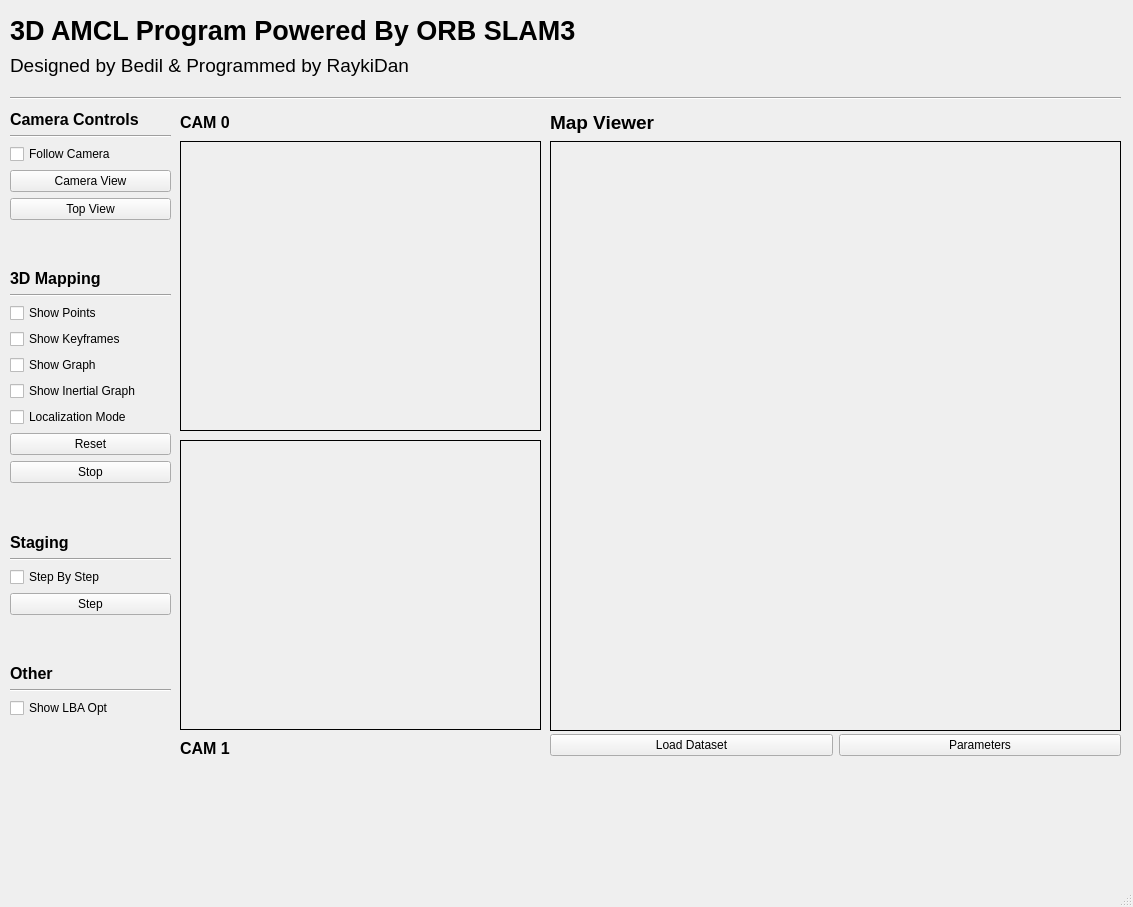
<?xml version="1.0" encoding="UTF-8"?>
<ui version="4.0">
 <class>MainWindow</class>
 <widget class="QMainWindow" name="MainWindow">
  <property name="geometry">
   <rect>
    <x>0</x>
    <y>0</y>
    <width>1133</width>
    <height>907</height>
   </rect>
  </property>
  <property name="windowTitle">
   <string>MainWindow</string>
  </property>
  <widget class="QWidget" name="centralwidget">
   <widget class="QWidget" name="horizontalLayoutWidget">
    <property name="geometry">
     <rect>
      <x>10</x>
      <y>10</y>
      <width>730</width>
      <height>41</height>
     </rect>
    </property>
    <layout class="QHBoxLayout" name="horizontalLayout">
     <item>
      <widget class="QLabel" name="title">
       <property name="text">
        <string>&lt;html&gt;&lt;head/&gt;&lt;body&gt;&lt;p&gt;&lt;span style=&quot; font-size:20pt; font-weight:600;&quot;&gt;3D AMCL Program Powered By ORB SLAM3&lt;/span&gt;&lt;/p&gt;&lt;/body&gt;&lt;/html&gt;</string>
       </property>
      </widget>
     </item>
    </layout>
   </widget>
   <widget class="Line" name="line">
    <property name="geometry">
     <rect>
      <x>10</x>
      <y>90</y>
      <width>1111</width>
      <height>16</height>
     </rect>
    </property>
    <property name="orientation">
     <enum>Qt::Horizontal</enum>
    </property>
   </widget>
   <widget class="QWidget" name="horizontalLayoutWidget_2">
    <property name="geometry">
     <rect>
      <x>10</x>
      <y>50</y>
      <width>731</width>
      <height>31</height>
     </rect>
    </property>
    <layout class="QHBoxLayout" name="horizontalLayout_2">
     <item>
      <widget class="QLabel" name="Credit">
       <property name="text">
        <string>&lt;html&gt;&lt;head/&gt;&lt;body&gt;&lt;p&gt;&lt;span style=&quot; font-size:14pt;&quot;&gt;Designed by Bedil &amp;amp; Programmed by RaykiDan&lt;/span&gt;&lt;/p&gt;&lt;/body&gt;&lt;/html&gt;</string>
       </property>
      </widget>
     </item>
    </layout>
   </widget>
   <widget class="QWidget" name="verticalLayoutWidget">
    <property name="geometry">
     <rect>
      <x>10</x>
      <y>110</y>
      <width>161</width>
      <height>651</height>
     </rect>
    </property>
    <layout class="QVBoxLayout" name="verticalLayout">
     <item>
      <widget class="QLabel" name="CamCons">
       <property name="text">
        <string>&lt;html&gt;&lt;head/&gt;&lt;body&gt;&lt;p&gt;&lt;span style=&quot; font-size:12pt; font-weight:600;&quot;&gt;Camera Controls&lt;/span&gt;&lt;/p&gt;&lt;/body&gt;&lt;/html&gt;</string>
       </property>
      </widget>
     </item>
     <item>
      <widget class="Line" name="line_2">
       <property name="orientation">
        <enum>Qt::Horizontal</enum>
       </property>
      </widget>
     </item>
     <item>
      <widget class="QCheckBox" name="FollowCam">
       <property name="text">
        <string>Follow Camera</string>
       </property>
      </widget>
     </item>
     <item>
      <widget class="QPushButton" name="CamView">
       <property name="text">
        <string>Camera View</string>
       </property>
      </widget>
     </item>
     <item>
      <widget class="QPushButton" name="TopView">
       <property name="text">
        <string>Top View</string>
       </property>
      </widget>
     </item>
     <item>
      <spacer name="verticalSpacer_2">
       <property name="orientation">
        <enum>Qt::Vertical</enum>
       </property>
       <property name="sizeHint" stdset="0">
        <size>
         <width>20</width>
         <height>5</height>
        </size>
       </property>
      </spacer>
     </item>
     <item>
      <widget class="QLabel" name="Mapping">
       <property name="text">
        <string>&lt;html&gt;&lt;head/&gt;&lt;body&gt;&lt;p&gt;&lt;span style=&quot; font-size:12pt; font-weight:600;&quot;&gt;3D Mapping&lt;/span&gt;&lt;/p&gt;&lt;/body&gt;&lt;/html&gt;</string>
       </property>
      </widget>
     </item>
     <item>
      <widget class="Line" name="line_3">
       <property name="orientation">
        <enum>Qt::Horizontal</enum>
       </property>
      </widget>
     </item>
     <item>
      <widget class="QCheckBox" name="ShowPoints">
       <property name="text">
        <string>Show Points</string>
       </property>
      </widget>
     </item>
     <item>
      <widget class="QCheckBox" name="ShowKey">
       <property name="text">
        <string>Show Keyframes</string>
       </property>
      </widget>
     </item>
     <item>
      <widget class="QCheckBox" name="ShowGraph">
       <property name="text">
        <string>Show Graph</string>
       </property>
      </widget>
     </item>
     <item>
      <widget class="QCheckBox" name="ShowInert">
       <property name="text">
        <string>Show Inertial Graph</string>
       </property>
      </widget>
     </item>
     <item>
      <widget class="QCheckBox" name="Local">
       <property name="text">
        <string>Localization Mode</string>
       </property>
      </widget>
     </item>
     <item>
      <widget class="QPushButton" name="Reset">
       <property name="text">
        <string>Reset</string>
       </property>
      </widget>
     </item>
     <item>
      <widget class="QPushButton" name="Stop">
       <property name="text">
        <string>Stop</string>
       </property>
      </widget>
     </item>
     <item>
      <spacer name="verticalSpacer_3">
       <property name="orientation">
        <enum>Qt::Vertical</enum>
       </property>
       <property name="sizeHint" stdset="0">
        <size>
         <width>20</width>
         <height>5</height>
        </size>
       </property>
      </spacer>
     </item>
     <item>
      <widget class="QLabel" name="Staging">
       <property name="text">
        <string>&lt;html&gt;&lt;head/&gt;&lt;body&gt;&lt;p&gt;&lt;span style=&quot; font-size:12pt; font-weight:600;&quot;&gt;Staging&lt;/span&gt;&lt;/p&gt;&lt;/body&gt;&lt;/html&gt;</string>
       </property>
      </widget>
     </item>
     <item>
      <widget class="Line" name="line_4">
       <property name="orientation">
        <enum>Qt::Horizontal</enum>
       </property>
      </widget>
     </item>
     <item>
      <widget class="QCheckBox" name="StepCheck">
       <property name="text">
        <string>Step By Step</string>
       </property>
      </widget>
     </item>
     <item>
      <widget class="QPushButton" name="StepButt">
       <property name="text">
        <string>Step</string>
       </property>
      </widget>
     </item>
     <item>
      <spacer name="verticalSpacer_4">
       <property name="orientation">
        <enum>Qt::Vertical</enum>
       </property>
       <property name="sizeHint" stdset="0">
        <size>
         <width>20</width>
         <height>5</height>
        </size>
       </property>
      </spacer>
     </item>
     <item>
      <widget class="QLabel" name="Other">
       <property name="text">
        <string>&lt;html&gt;&lt;head/&gt;&lt;body&gt;&lt;p&gt;&lt;span style=&quot; font-size:12pt; font-weight:600;&quot;&gt;Other&lt;/span&gt;&lt;/p&gt;&lt;/body&gt;&lt;/html&gt;</string>
       </property>
      </widget>
     </item>
     <item>
      <widget class="Line" name="line_5">
       <property name="orientation">
        <enum>Qt::Horizontal</enum>
       </property>
      </widget>
     </item>
     <item>
      <widget class="QCheckBox" name="ShowLBA">
       <property name="text">
        <string>Show LBA Opt</string>
       </property>
      </widget>
     </item>
     <item>
      <spacer name="verticalSpacer">
       <property name="orientation">
        <enum>Qt::Vertical</enum>
       </property>
       <property name="sizeHint" stdset="0">
        <size>
         <width>20</width>
         <height>40</height>
        </size>
       </property>
      </spacer>
     </item>
    </layout>
   </widget>
   <widget class="QWidget" name="verticalLayoutWidget_2">
    <property name="geometry">
     <rect>
      <x>180</x>
      <y>110</y>
      <width>361</width>
      <height>321</height>
     </rect>
    </property>
    <layout class="QVBoxLayout" name="verticalLayout_2">
     <item>
      <widget class="QLabel" name="Cam0">
       <property name="maximumSize">
        <size>
         <width>16777215</width>
         <height>25</height>
        </size>
       </property>
       <property name="text">
        <string>&lt;html&gt;&lt;head/&gt;&lt;body&gt;&lt;p&gt;&lt;span style=&quot; font-size:12pt; font-weight:600;&quot;&gt;CAM 0&lt;/span&gt;&lt;/p&gt;&lt;/body&gt;&lt;/html&gt;</string>
       </property>
      </widget>
     </item>
     <item>
      <widget class="QLabel" name="Cam0Screen">
       <property name="frameShape">
        <enum>QFrame::Box</enum>
       </property>
       <property name="text">
        <string/>
       </property>
      </widget>
     </item>
    </layout>
   </widget>
   <widget class="QWidget" name="verticalLayoutWidget_3">
    <property name="geometry">
     <rect>
      <x>180</x>
      <y>440</y>
      <width>361</width>
      <height>321</height>
     </rect>
    </property>
    <layout class="QVBoxLayout" name="verticalLayout_3">
     <item>
      <widget class="QLabel" name="Cam1Screen">
       <property name="frameShape">
        <enum>QFrame::Box</enum>
       </property>
       <property name="text">
        <string/>
       </property>
      </widget>
     </item>
     <item>
      <widget class="QLabel" name="Cam1">
       <property name="maximumSize">
        <size>
         <width>16777215</width>
         <height>25</height>
        </size>
       </property>
       <property name="frameShape">
        <enum>QFrame::NoFrame</enum>
       </property>
       <property name="text">
        <string>&lt;html&gt;&lt;head/&gt;&lt;body&gt;&lt;p&gt;&lt;span style=&quot; font-size:12pt; font-weight:600;&quot;&gt;CAM 1&lt;/span&gt;&lt;/p&gt;&lt;/body&gt;&lt;/html&gt;</string>
       </property>
      </widget>
     </item>
    </layout>
   </widget>
   <widget class="QWidget" name="verticalLayoutWidget_4">
    <property name="geometry">
     <rect>
      <x>550</x>
      <y>110</y>
      <width>571</width>
      <height>621</height>
     </rect>
    </property>
    <layout class="QVBoxLayout" name="verticalLayout_4">
     <item>
      <widget class="QLabel" name="MapViewer">
       <property name="maximumSize">
        <size>
         <width>16777215</width>
         <height>25</height>
        </size>
       </property>
       <property name="text">
        <string>&lt;html&gt;&lt;head/&gt;&lt;body&gt;&lt;p&gt;&lt;span style=&quot; font-size:14pt; font-weight:600;&quot;&gt;Map Viewer&lt;/span&gt;&lt;/p&gt;&lt;/body&gt;&lt;/html&gt;</string>
       </property>
      </widget>
     </item>
     <item>
      <widget class="QLabel" name="MapScreen">
       <property name="frameShape">
        <enum>QFrame::Box</enum>
       </property>
       <property name="text">
        <string/>
       </property>
      </widget>
     </item>
    </layout>
   </widget>
   <widget class="QWidget" name="horizontalLayoutWidget_3">
    <property name="geometry">
     <rect>
      <x>550</x>
      <y>730</y>
      <width>571</width>
      <height>31</height>
     </rect>
    </property>
    <layout class="QHBoxLayout" name="horizontalLayout_3">
     <item>
      <widget class="QPushButton" name="LoadData">
       <property name="text">
        <string>Load Dataset</string>
       </property>
      </widget>
     </item>
     <item>
      <widget class="QPushButton" name="pushButton_7">
       <property name="text">
        <string>Parameters</string>
       </property>
      </widget>
     </item>
    </layout>
   </widget>
  </widget>
  <widget class="QMenuBar" name="menubar">
   <property name="geometry">
    <rect>
     <x>0</x>
     <y>0</y>
     <width>1133</width>
     <height>22</height>
    </rect>
   </property>
  </widget>
  <widget class="QStatusBar" name="statusbar"/>
 </widget>
 <resources/>
 <connections/>
</ui>
